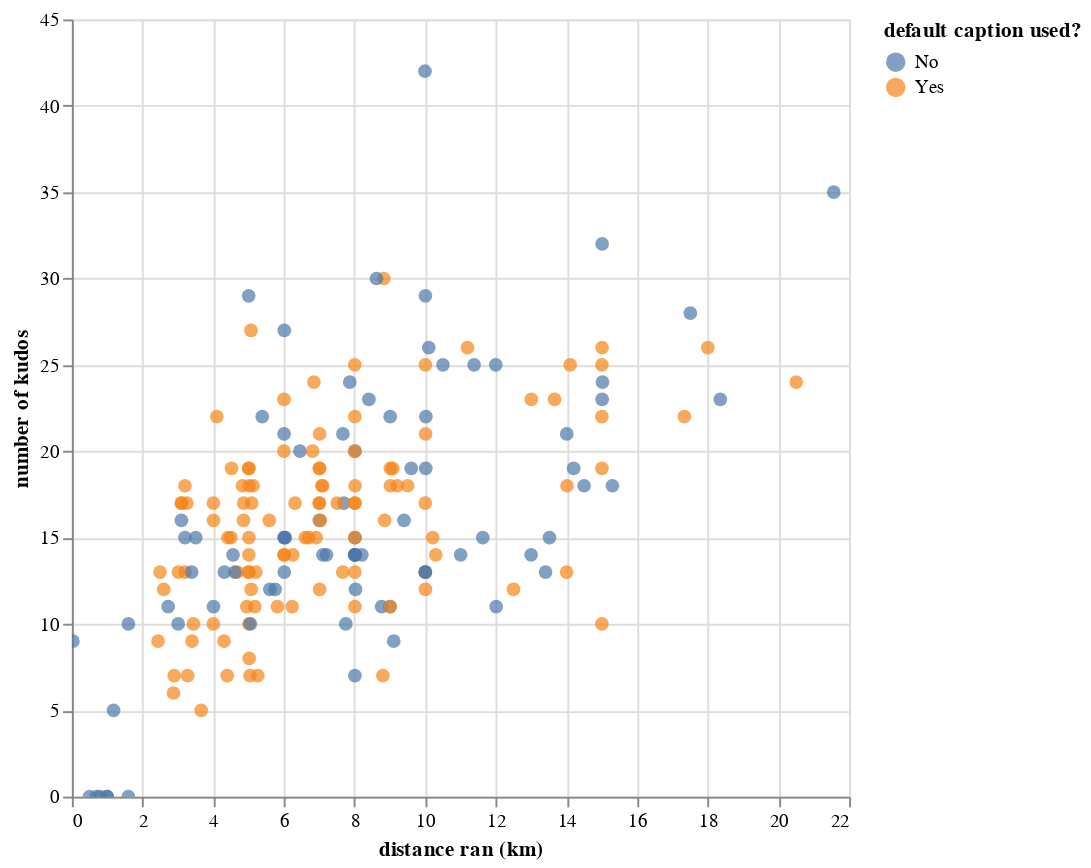

Notebook code for this chart:
### Code cell
import altair as alt
import polars as pl
from polars import col
from datetime import datetime

# glimpse headers
# pl.scan_parquet('strava.parquet').collect().glimpse(max_items_per_column=10)

# dataframe for analysis - 2024 activities
lf = pl.scan_parquet('strava.parquet').select(
    col("name"),
    col("type"),
    col("distance"),
    col("moving_time"),
    col("elapsed_time"),
    col("total_elevation_gain"),
    col("start_date_local"),
    col("kudos_count"),
    col("comment_count"),
    col("photo_count"),
    col("elev_high"),
    ).with_columns(
        col("distance").cast(pl.Float32) / 1000,
        col("start_date_local").cast(pl.Datetime).cast(pl.Date)
        ).filter(
            col("start_date_local") >= datetime(2024, 1, 1)
        )

# scatterplot analysis - all sports
caption_analysis = lf.select(
    col("name"),
    col("type"),
    col("kudos_count"),
    col("start_date_local"),
    col("distance")).with_columns(
        default_caption_flag=col("name").is_in([
            "Morning Run", "Afternoon Run", "Evening Run",
            "Morning Ride", "Afternoon Ride", "Evening Ride",
            "Morning Workout", "Afternoon Workout", "Evening Workout"]
            ).cast(pl.Int32)
        )

caption_analysis_run = caption_analysis.filter(col("type") == "Run").collect(streaming=True)


# building the chart - run
chart_run = alt.Chart(caption_analysis_run).mark_point().encode(
    alt.X("distance:Q").title("distance ran (km)"),
    alt.Y("kudos_count:Q").title("number of kudos"),
    alt.Color("default_caption_flag:N").title("default caption used?"),
    tooltip="start_date_local:T",
).transform_calculate(
    default_caption_flag="datum.default_caption_flag == 1 ? 'Yes':'No'"
).configure_point(
    size=50,
    filled=True
).properties(
    width=400,
    height=400
).interactive()

#     .properties(width=500, title="kudos")
#     .configure_axisX(tickCount=14)
#     )
# caption_analysis_chart_run.encoding.x.title = "distance (km)"
# caption_analysis_chart_run.encoding.y.title = "kudos"

# with pl.Config(float_precision=2, tbl_cols=11):
#     print(lf.collect(streaming=True))

# alt.Chart.configure_axisX?
chart_run

### Figure 1 — Vega-Lite specification as saved in the notebook (floating-point values rounded to 4 significant figures; data arrays with more than 128 entries replaced by an {"elided": "..."} marker saying what was removed)
{"config": {"view": {"continuousWidth": 300, "continuousHeight": 300}, "point": {"filled": true, "size": 50}}, "data": {"name": "data-7ce8bfd0dbc526c44b5b6ded28aadd20"}, "mark": {"type": "point"}, "encoding": {"color": {"field": "default_caption_flag", "title": "default caption used?", "type": "nominal"}, "tooltip": {"field": "start_date_local", "type": "temporal"}, "x": {"field": "distance", "title": "distance ran (km)", "type": "quantitative"}, "y": {"field": "kudos_count", "title": "number of kudos", "type": "quantitative"}}, "height": 400, "params": [{"name": "param_33", "select": {"type": "interval", "encodings": ["x", "y"]}, "bind": "scales"}], "transform": [{"calculate": "datum.default_caption_flag == 1 ? 'Yes':'No'", "as": "default_caption_flag"}], "width": 400, "$schema": "https://vega.github.io/schema/vega-lite/v5.20.1.json", "datasets": {"data-7ce8bfd0dbc526c44b5b6ded28aadd20": {"elided": "192 records"}}}
